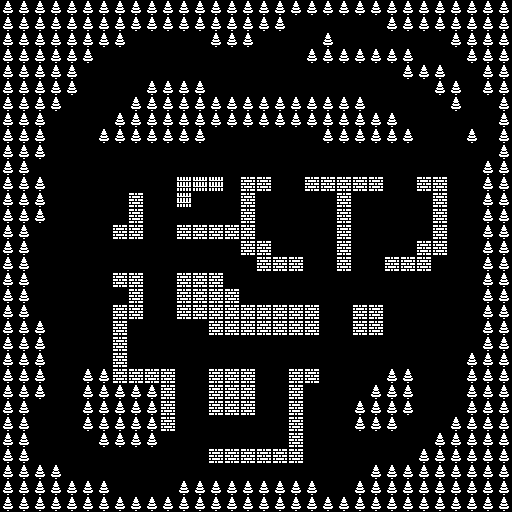

The image is a tile-based game level rendered from a .tmx file. Its description and complete source (layers, tilesets, objects, tile grids) follow:
An orthogonal 32x32 tile map with 16x16 px tiles, 1 tile layer (Static) and 10 objects.

<map version="1.4" tiledversion="1.4.1" orientation="orthogonal" renderorder="right-down" width="32" height="32" tilewidth="16" tileheight="16" infinite="0" nextlayerid="3" nextobjectid="14">
 <tileset firstgid="1" name="mono" tilewidth="16" tileheight="16" tilecount="1056" columns="48">
  <image source="../Tilesets/monochrome_transparent_packed.png" width="768" height="352" />
  <tile id="49">
   <properties>
    <property name="blockMovement" type="bool" value="true" />
    <property name="blockVisibility" type="bool" value="true" />
   </properties>
  </tile>
  <tile id="781">
   <properties>
    <property name="blockMovement" type="bool" value="true" />
   </properties>
  </tile>
  <tile id="826">
   <properties>
    <property name="blockMovement" type="bool" value="true" />
    <property name="blockVisibility" type="bool" value="true" />
   </properties>
  </tile>
 </tileset>
 <layer id="1" name="Static" width="32" height="32">
  <data encoding="csv">
50,50,50,50,50,50,50,50,50,50,50,50,50,50,50,50,50,50,50,50,50,50,50,50,50,50,50,50,50,50,50,50,
50,50,50,50,50,50,50,50,50,50,50,50,50,50,50,50,50,50,0,0,0,0,0,0,50,50,50,50,50,50,50,50,
50,50,50,50,50,50,50,50,0,0,0,0,0,50,50,50,0,0,0,0,50,0,0,0,0,0,0,0,50,50,50,50,
50,50,50,50,50,50,0,0,0,0,0,0,0,0,0,0,0,0,0,50,50,50,50,50,50,50,0,0,0,50,50,50,
50,50,50,50,50,0,0,0,0,0,0,0,0,0,0,0,0,0,0,0,0,0,0,0,0,50,50,50,0,0,50,50,
50,50,50,50,50,0,0,0,0,50,50,50,50,0,0,0,0,0,0,0,0,0,0,0,0,0,0,50,50,0,50,50,
50,50,50,50,0,0,0,0,50,50,50,50,50,50,50,50,50,50,50,50,50,50,50,0,0,0,0,0,50,0,0,50,
50,50,50,0,0,0,0,50,50,50,50,50,50,50,50,50,50,50,50,50,50,50,50,50,50,0,0,0,0,0,0,50,
50,50,50,0,0,0,50,50,50,50,50,50,50,0,0,0,0,0,0,0,50,50,50,50,50,50,0,0,0,50,0,50,
50,50,50,0,0,0,0,0,0,0,0,0,0,0,0,0,0,0,0,0,0,0,0,0,0,0,0,0,0,0,0,50,
50,50,0,0,0,0,0,0,0,0,0,0,0,0,0,0,0,0,0,0,0,0,0,0,0,0,0,0,0,0,50,50,
50,50,50,0,0,0,0,0,0,0,0,782,782,782,0,827,827,0,0,827,827,827,827,827,0,0,827,827,0,0,50,50,
50,50,50,0,0,0,0,0,827,0,0,782,0,0,0,827,0,0,0,0,0,827,0,0,0,0,0,827,0,0,50,50,
50,50,50,0,0,0,0,0,827,0,0,0,0,0,0,827,0,0,0,0,0,827,0,0,0,0,0,827,0,0,50,50,
50,50,0,0,0,0,0,827,827,0,0,827,827,827,827,827,0,0,0,0,0,827,0,0,0,0,0,827,0,0,50,50,
50,50,0,0,0,0,0,0,0,0,0,0,0,0,0,827,827,0,0,0,0,827,0,0,0,0,827,827,0,0,50,50,
50,50,0,0,0,0,0,0,0,0,0,0,0,0,0,0,827,827,827,0,0,827,0,0,827,827,827,0,0,0,50,50,
50,50,0,0,0,0,0,827,827,0,0,827,827,827,0,0,0,0,0,0,0,0,0,0,0,0,0,0,0,0,50,50,
50,50,0,0,0,0,0,0,827,0,0,827,827,827,827,0,0,0,0,0,0,0,0,0,0,0,0,0,0,0,50,50,
50,50,0,0,0,0,0,827,827,0,0,827,827,827,827,827,827,827,827,827,0,0,827,827,0,0,0,0,0,0,50,50,
50,50,50,0,0,0,0,827,0,0,0,0,0,827,827,827,827,827,827,827,0,0,827,827,0,0,0,0,0,0,50,50,
50,50,50,0,0,0,0,827,0,0,0,0,0,0,0,0,0,0,0,0,0,0,0,0,0,0,0,0,0,0,50,50,
50,50,50,0,0,0,0,827,0,0,0,0,0,0,0,0,0,0,0,0,0,0,0,0,0,0,0,0,0,50,50,50,
50,50,50,0,0,50,50,827,827,827,827,0,0,827,827,827,0,0,827,827,0,0,0,0,50,50,0,0,0,50,50,50,
50,50,50,0,0,50,50,50,50,50,827,0,0,827,827,827,0,0,827,0,0,0,0,50,50,50,0,0,0,50,50,50,
50,50,0,0,0,50,50,50,50,50,827,0,0,827,827,827,0,0,827,0,0,0,50,50,50,50,0,0,0,50,50,50,
50,50,0,0,0,50,50,50,50,50,827,0,0,0,0,0,0,0,827,0,0,0,50,50,50,0,0,0,50,50,50,50,
50,50,0,0,0,0,50,50,50,50,0,0,0,0,0,0,0,0,827,0,0,0,0,0,0,0,0,50,50,50,50,50,
50,50,0,0,0,0,0,0,0,0,0,0,0,827,827,827,827,827,827,0,0,0,0,0,0,0,50,50,50,50,50,50,
50,50,50,50,0,0,0,0,0,0,0,0,0,0,0,0,0,0,0,0,0,0,0,50,50,50,50,50,50,50,50,50,
50,50,50,50,50,50,50,0,0,0,0,50,50,50,50,50,50,50,50,50,0,0,50,50,50,50,50,50,50,50,50,50,
50,50,50,50,50,50,50,50,50,50,50,50,50,50,50,50,50,50,50,50,50,50,50,50,50,50,50,50,50,50,50,50
</data>
 </layer>
 <objectgroup id="2" name="Spawnpoints" tintcolor="#ffff00">
  <object id="4" gid="660" x="160" y="64" width="16" height="16" />
  <object id="5" gid="660" x="304" y="224" width="16" height="16" />
  <object id="6" gid="660" x="400" y="224" width="16" height="16" />
  <object id="7" gid="660" x="160" y="352" width="16" height="16" />
  <object id="8" gid="660" x="144" y="480" width="16" height="16" />
  <object id="9" gid="660" x="320" y="448" width="16" height="16" />
  <object id="10" gid="660" x="80" y="352" width="16" height="16" />
  <object id="11" gid="660" x="432" y="320" width="16" height="16" />
  <object id="12" gid="660" x="368" y="96" width="16" height="16" />
  <object id="13" gid="660" x="80" y="176" width="16" height="16" />
 </objectgroup>
</map>
